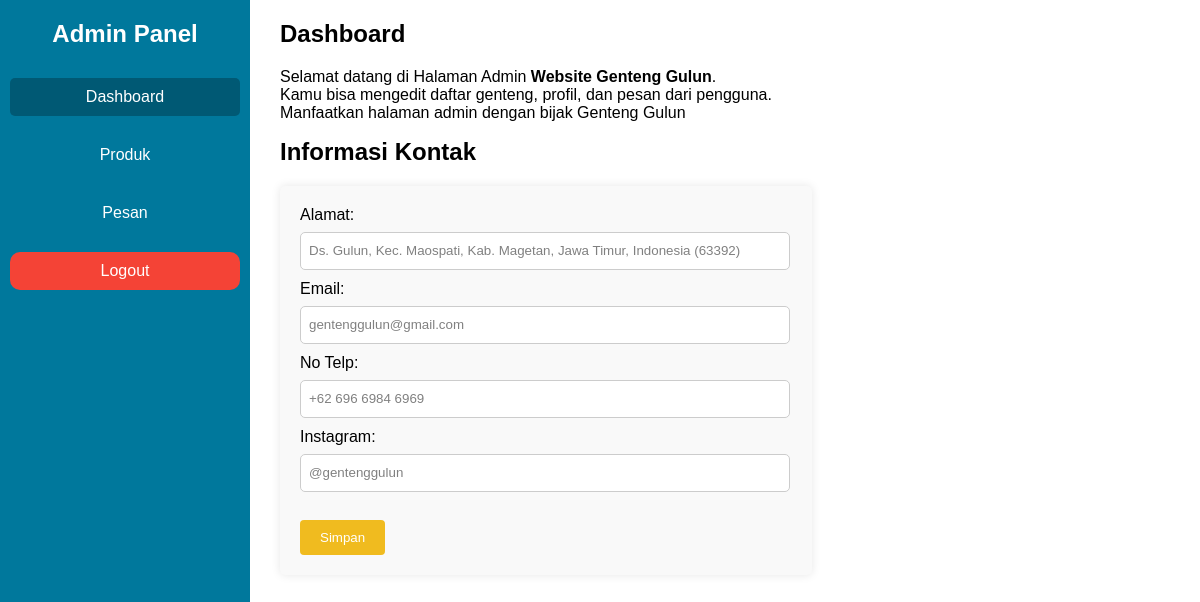
/admin/index.php (signed in), run on the app's committed database.
### tables this page shows
CREATE TABLE `kontak` (
  `id` int(11) NOT NULL,
  `alamat` varchar(255) NOT NULL,
  `email` varchar(100) NOT NULL,
  `no_telp` varchar(20) NOT NULL,
  `instagram` varchar(100) NOT NULL
);

### admin/index.php (the view, shortened to what this page needs)
<?php
include 'koneksi.php';
$query = "SELECT * FROM kontak where id='1'";
$result = mysqli_query($conn, $query);
if (mysqli_num_rows($result) > 0) {
    $row = mysqli_fetch_assoc($result);
    $alamat = $row['alamat'];
    $email = $row['email'];
    $no_telp = $row['no_telp'];
    $instagram = $row['instagram'];
} else {
    echo "Kontak tidak ditemukan.";
    exit();
}
?>
<!DOCTYPE html>
<html lang="en">
<head>
    <link rel="stylesheet" href="admin.css">
</head>
<body>
    <div class="sidebar">
        <h2>Admin Panel</h2>
        <ul>
            <li><a href="index.php" class="active">Dashboard</a></li>
            <li><a href="produk.php">Produk</a></li>
            <li><a href="pesan.php">Pesan</a></li>
            <li><a class="logout" href="../logout.php">Logout</a></li>
        </ul>
    </div>
    <div style="padding-left:10px;">
    <div class="content">
        <div>
        <h2>Dashboard</h2>
        <p>Selamat datang di Halaman Admin <b>Website Genteng Gulun</b>.<br>
           Kamu bisa mengedit daftar genteng, profil, dan pesan dari pengguna. <br>
           Manfaatkan halaman admin dengan bijak Genteng Gulun <br>
        </p>
        </div>
        <div >
            <h2>Informasi Kontak</h2>
            <form action="edit_kontak.php" method="POST">
            <label for="alamat">Alamat:</label>
            <input type="text" id="alamat" name="alamat" value="<?php echo $alamat; ?>" style="color: gray;" required><br>
            <label for="email">Email:</label>
            <input type="email" id="email" name="email" value="<?php echo $email; ?>" style="color: gray;" required><br>
            <label for="no_telp">No Telp:</label>
            <input type="text" id="no_telp" name="no_telp" value="<?php echo $no_telp; ?>" style="color: gray;" required><br>
            <label for="instagram">Instagram:</label>
            <input type="text" id="instagram" name="instagram" value="<?php echo $instagram; ?>" style="color: gray;" required><br><br>
            <input type="submit" value="Simpan">
        </form>
        </div>
    </div>
                </div>
</body>
</html>

### admin/admin.css (style rules this page uses)
body { font-family: "Poppins", sans-serif; margin: 0; display: flex; }
.sidebar { height: 100%; width: 250px; position: fixed; top: 0; left: 0; background-color: #00789c; padding-top: 20px; color: #fff; }
.sidebar h2 { text-align: center; }
.sidebar ul { list-style-type: none; padding: 0; margin: 0; }
.sidebar ul li { padding: 10px; text-align: center; }
.sidebar ul li a { color: #fff; text-decoration: none; display: block; padding: 10px; border-radius: 5px; transition: background-color 0.3s; }
.sidebar ul li a[class="logout"] { color: #fff; text-decoration: none; display: block; padding: 10px; border-radius: 10px; background-color: #f44336; transition: background-color 0.3s; }
.sidebar ul li a:hover, .sidebar ul li a.active { background-color: #005974; }
.content { margin-left: 250px; padding: 20px; width: calc(100% - 250px); text-align: justify; }
h2 { margin-top: 0; }
form { background-color: #f9f9f9; padding: 20px; padding-right: 40px; border-radius: 5px; box-shadow: 0 0 10px rgba(0, 0, 0, 0.1); max-width: 100%; }
form label { display: block; margin-bottom: 8px; }
form input[type="text"], form input[type="number"], form select, form textarea, form input[type="file"], form input[type="email"] { width: 100%; height: 20px; padding: 8px; margin-bottom: 10px; border: 1px solid #ccc; border-radius: 5px; }
form input[type="submit"] { background-color: #f0bb1f; color: white; border: none; padding: 10px 20px; cursor: pointer; border-radius: 4px; }

### data on the page
kontak: alamat "Ds. Gulun, Kec. Maospati, Kab. Magetan, Jawa Timur, Indonesia (63392)", email "gentenggulun@gmail.com", no_telp "+62 696 6984 6969", instagram "@gentenggulun"
